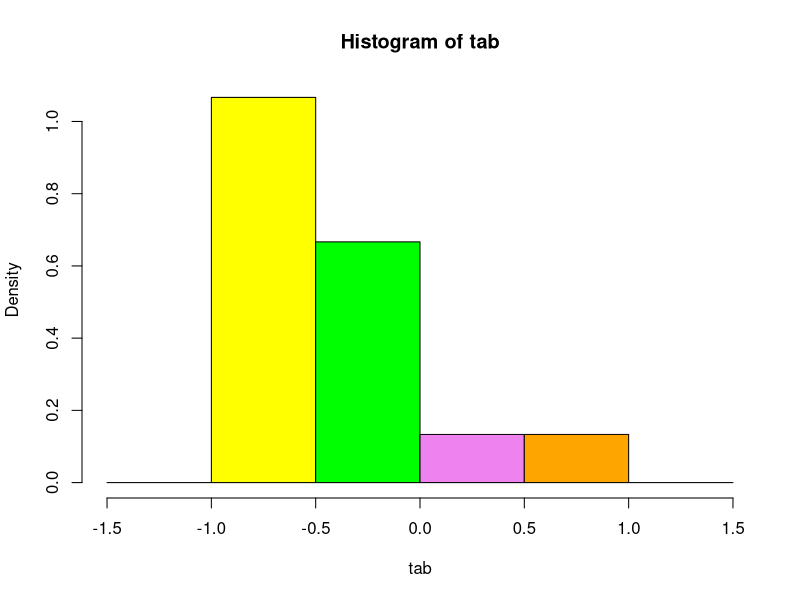
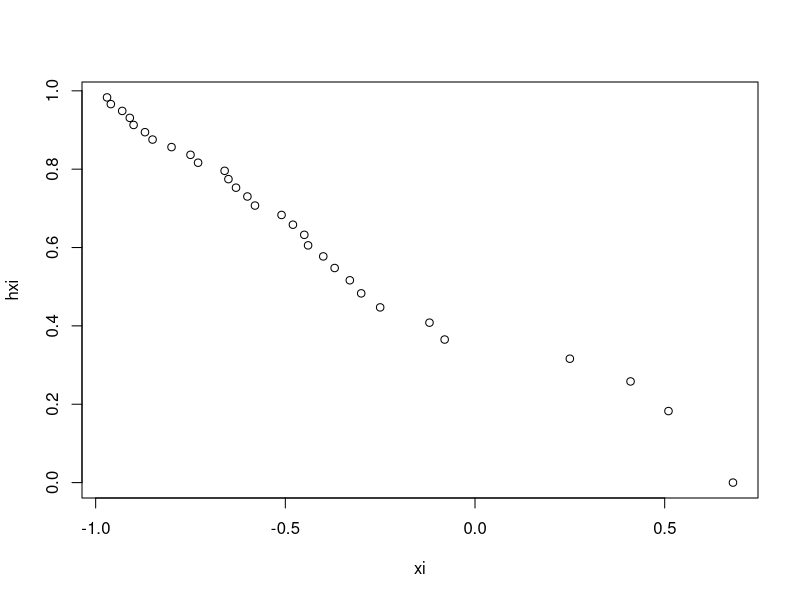

The R script that drew these images, in order:
## ---- chunk 1
knitr::opts_chunk$set(echo = TRUE)
## ---- chunk 2
donnees <- c(-0.97,-0.96,-0.93,-0.91,-0.90,-0.87,-0.85,-0.80,-0.75,-0.73,-0.66,-0.65,-0.63,-0.60,-0.58,-0.51,-0.48,-0.45,-0.44,-0.40,-0.37,-0.33,-0.3,-0.25,-0.12,-0.08,0.25,0.41,0.51,0.68)
## ---- chunk 3
histogrammeClasse <-function(tab) {
  # Soit c le tableau que l'on veut plot.
  
  k = 0 # Nombre de classes
  a0 = 0 # Borne min
  ak = 0 # Borne max
  h = 0 # Hauteur du rectangle
  
  # Calcul du nombre de classes
  if (length(tab) <= 22) {
    k = 5 
  }else{
    k = 1 + round(log2(length(tab)))
  }
  
  # Choix des bornes
  # Premier et dernier élément du table
  preElem = tab[1]
  derElem = tail(tab,n=1)
  
  # Premiere borne et dernière borne. 0 et 260 dans notre cas (ampoule)
  a0 = preElem - 0.025*(derElem - preElem)
  ak = derElem + 0.025*(derElem - preElem)
  
  # Calcul de la largeur 
  h = (ak - a0)/k
  
  br <- seq(-1.5,1.5,0.5)
  # On plot
  colors = c("red", "yellow", "green", "violet", "orange", "blue", "pink", "cyan")
  hist(tab, prob=T, col=colors,breaks=br,xlim=c(-1.5,1.5))
  
}

## ---- chunk 4

limAbs <- 1
limOrd <- 0.009
histogrammeClasse(donnees)
## ---- chunk 5
graphProba <- function(xi,hxi,limy)
{
  plot(xi,hxi)
}

# x représente le tableau non trié avec les observations sur les ampoules
# log(1 - seq(1:9)/10) est la transformation de la fonction de répartition de la loi exponentielle
# sort(x) [1:9] est le tableau x trié en ne gardant que les 9 premiers éléments
lastElem <- length(donnees)
blElem <- length(donnees)-1
#limy<-c(-2.5,0.1)
myxi <- sort(donnees)[1:lastElem]
myhxi <- (sqrt(1-(seq(1:lastElem)/lastElem)))

graphProba(myxi,myhxi)
